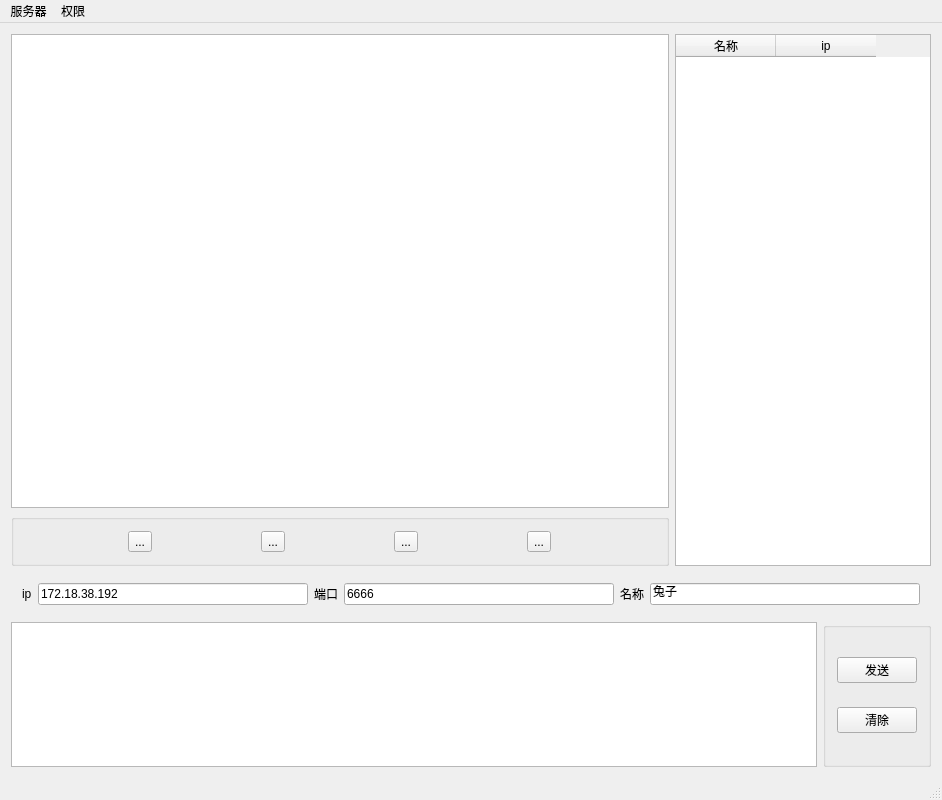
<?xml version="1.0" encoding="UTF-8"?>
<ui version="4.0">
 <class>MainWindow</class>
 <widget class="QMainWindow" name="MainWindow">
  <property name="geometry">
   <rect>
    <x>0</x>
    <y>0</y>
    <width>942</width>
    <height>800</height>
   </rect>
  </property>
  <property name="sizePolicy">
   <sizepolicy hsizetype="Minimum" vsizetype="Minimum">
    <horstretch>0</horstretch>
    <verstretch>0</verstretch>
   </sizepolicy>
  </property>
  <property name="minimumSize">
   <size>
    <width>900</width>
    <height>800</height>
   </size>
  </property>
  <property name="maximumSize">
   <size>
    <width>5000</width>
    <height>5000</height>
   </size>
  </property>
  <property name="windowTitle">
   <string>MainWindow</string>
  </property>
  <widget class="QWidget" name="centralWidget">
   <layout class="QGridLayout" name="gridLayout">
    <item row="0" column="0">
     <layout class="QVBoxLayout" name="verticalLayout_4" stretch="4,1">
      <item>
       <layout class="QVBoxLayout" name="verticalLayout_3">
        <item>
         <layout class="QHBoxLayout" name="horizontalLayout_2" stretch="57,0">
          <item>
           <layout class="QVBoxLayout" name="verticalLayout">
            <item>
             <widget class="QTextEdit" name="mess_rec"/>
            </item>
            <item>
             <widget class="QGroupBox" name="groupBox">
              <property name="title">
               <string/>
              </property>
              <layout class="QHBoxLayout" name="horizontalLayout">
               <item>
                <widget class="QToolButton" name="toolButton">
                 <property name="text">
                  <string>...</string>
                 </property>
                 <property name="icon">
                  <iconset resource="res.qrc">
                   <normaloff>:/image/bold.PNG</normaloff>:/image/bold.PNG</iconset>
                 </property>
                 <property name="iconSize">
                  <size>
                   <width>27</width>
                   <height>26</height>
                  </size>
                 </property>
                 <property name="popupMode">
                  <enum>QToolButton::DelayedPopup</enum>
                 </property>
                 <property name="toolButtonStyle">
                  <enum>Qt::ToolButtonIconOnly</enum>
                 </property>
                </widget>
               </item>
               <item>
                <widget class="QToolButton" name="toolButton_2">
                 <property name="text">
                  <string>...</string>
                 </property>
                 <property name="icon">
                  <iconset resource="res.qrc">
                   <normaloff>:/image/color.PNG</normaloff>:/image/color.PNG</iconset>
                 </property>
                 <property name="iconSize">
                  <size>
                   <width>27</width>
                   <height>26</height>
                  </size>
                 </property>
                 <property name="popupMode">
                  <enum>QToolButton::DelayedPopup</enum>
                 </property>
                </widget>
               </item>
               <item>
                <widget class="QToolButton" name="toolButton_3">
                 <property name="text">
                  <string>...</string>
                 </property>
                 <property name="icon">
                  <iconset resource="res.qrc">
                   <normaloff>:/image/font.PNG</normaloff>:/image/font.PNG</iconset>
                 </property>
                 <property name="iconSize">
                  <size>
                   <width>27</width>
                   <height>26</height>
                  </size>
                 </property>
                </widget>
               </item>
               <item>
                <widget class="QToolButton" name="toolButton_4">
                 <property name="text">
                  <string>...</string>
                 </property>
                 <property name="icon">
                  <iconset resource="res.qrc">
                   <normaloff>:/image/underline.PNG</normaloff>:/image/underline.PNG</iconset>
                 </property>
                 <property name="iconSize">
                  <size>
                   <width>27</width>
                   <height>26</height>
                  </size>
                 </property>
                </widget>
               </item>
              </layout>
             </widget>
            </item>
           </layout>
          </item>
          <item>
           <widget class="QTableWidget" name="iplist">
            <column>
             <property name="text">
              <string>名称</string>
             </property>
            </column>
            <column>
             <property name="text">
              <string>ip</string>
             </property>
            </column>
           </widget>
          </item>
         </layout>
        </item>
        <item>
         <widget class="QWidget" name="widget" native="true">
          <layout class="QHBoxLayout" name="horizontalLayout_4">
           <item>
            <widget class="QLabel" name="label">
             <property name="text">
              <string>ip</string>
             </property>
            </widget>
           </item>
           <item>
            <widget class="QLineEdit" name="ipline">
             <property name="text">
              <string>172.18.38.192</string>
             </property>
            </widget>
           </item>
           <item>
            <widget class="QLabel" name="label_2">
             <property name="text">
              <string>端口</string>
             </property>
            </widget>
           </item>
           <item>
            <widget class="QLineEdit" name="portline">
             <property name="text">
              <string>6666</string>
             </property>
            </widget>
           </item>
           <item>
            <widget class="QLabel" name="label_3">
             <property name="text">
              <string>名称</string>
             </property>
            </widget>
           </item>
           <item>
            <widget class="QLineEdit" name="nameline">
             <property name="text">
              <string>兔子</string>
             </property>
            </widget>
           </item>
          </layout>
         </widget>
        </item>
       </layout>
      </item>
      <item>
       <layout class="QHBoxLayout" name="horizontalLayout_3" stretch="10,1">
        <item>
         <widget class="QTextEdit" name="mess_send"/>
        </item>
        <item>
         <widget class="QGroupBox" name="groupBox_2">
          <property name="sizePolicy">
           <sizepolicy hsizetype="Fixed" vsizetype="Preferred">
            <horstretch>0</horstretch>
            <verstretch>0</verstretch>
           </sizepolicy>
          </property>
          <property name="title">
           <string/>
          </property>
          <layout class="QVBoxLayout" name="verticalLayout_2">
           <item>
            <widget class="QPushButton" name="sendButton">
             <property name="text">
              <string>发送</string>
             </property>
            </widget>
           </item>
           <item>
            <widget class="QPushButton" name="clearbutton">
             <property name="text">
              <string>清除</string>
             </property>
            </widget>
           </item>
          </layout>
         </widget>
        </item>
       </layout>
      </item>
     </layout>
    </item>
   </layout>
  </widget>
  <widget class="QMenuBar" name="menuBar">
   <property name="geometry">
    <rect>
     <x>0</x>
     <y>0</y>
     <width>942</width>
     <height>26</height>
    </rect>
   </property>
   <widget class="QMenu" name="menu">
    <property name="title">
     <string>服务器</string>
    </property>
    <addaction name="actionopen"/>
    <addaction name="actionclose"/>
   </widget>
   <widget class="QMenu" name="menu_2">
    <property name="title">
     <string>权限</string>
    </property>
    <addaction name="actionforbid"/>
   </widget>
   <addaction name="menu"/>
   <addaction name="menu_2"/>
  </widget>
  <widget class="QStatusBar" name="statusBar"/>
  <action name="actionopen">
   <property name="text">
    <string>打开监听</string>
   </property>
  </action>
  <action name="actionclose">
   <property name="text">
    <string>关闭监听</string>
   </property>
  </action>
  <action name="actionforbid">
   <property name="text">
    <string>全体禁言</string>
   </property>
  </action>
 </widget>
 <layoutdefault spacing="6" margin="11"/>
 <resources>
  <include location="res.qrc"/>
 </resources>
 <connections/>
</ui>
